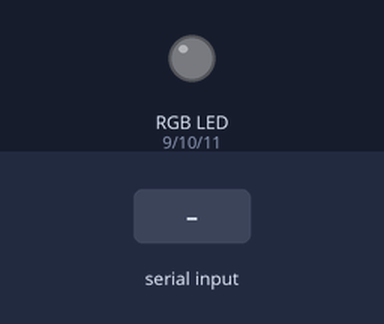
Simulated run of this sketch. Board: Arduino Uno, built with avr-gcc and run on an emulated ATmega328P. On the bench: an RGB LED mixed from three pins (HIGH = lit). The inputs (shaded band) are chosen by the test bench.

Above: at 1.2 s.
1.3 s: "r" received over Serial
At 1.9 s:
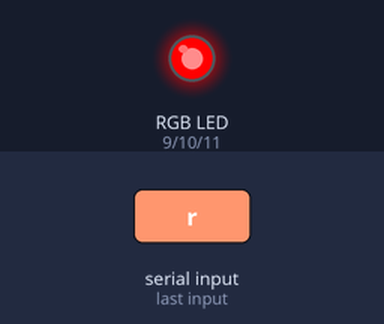
2.8 s: "g" received over Serial
At 4.0 s:
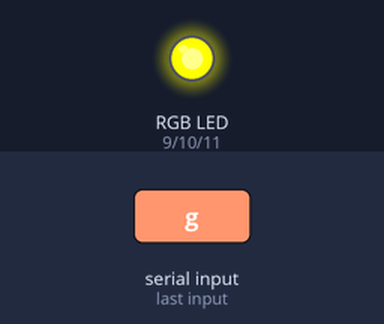
4.3 s: "b" received over Serial
At 5.3 s:
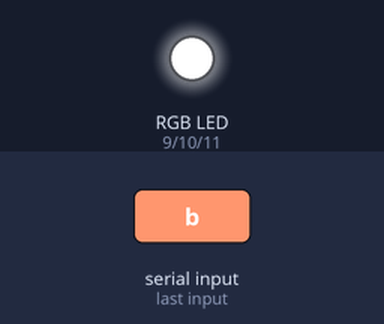
5.8 s: "r" received over Serial
At 6.5 s:
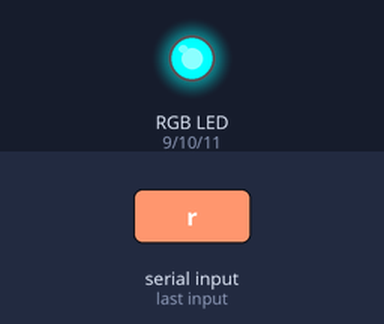
7.3 s: "g" received over Serial
At 7.6 s:
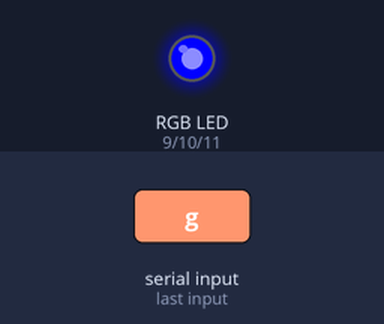
Timing chart, 0 to 9.8 s (numbered marks = the images above; inputs shaded):
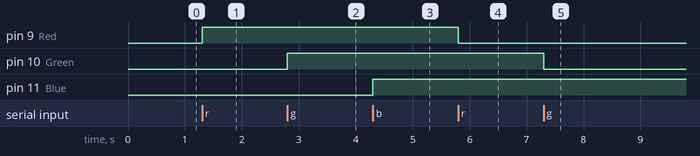

Measured:
- after the input at 1.3 s, pin 9 (Red): LOW → HIGH at once
- after the input at 2.8 s, pin 10 (Green): LOW → HIGH at once
- after the input at 4.3 s, pin 11 (Blue): LOW → HIGH at once
- after the input at 5.8 s, pin 9 (Red): HIGH → LOW at once
- after the input at 7.3 s, pin 10 (Green): HIGH → LOW at once

The sketch:

Serial_control_of_RGB_LED_on_or_off.ino
```cpp
//LED pins
const int Red = 9;
const int Green = 10;
const int Blue = 11;

//variables to store pin states.
int blueState = LOW;
int redState = LOW;
int greenState = LOW;

int incomingByte; // a variable to read incoming serial data into

void setup() {
// initialize serial communication:
Serial.begin(9600);
// initialize the LED pin as an output:
pinMode(Red, OUTPUT);
pinMode(Green, OUTPUT);
pinMode(Blue, OUTPUT);
}

void loop() {
// see if there's incoming serial data:
if (Serial.available() > 0) {

incomingByte = Serial.read();

//Parse serial data
if (incomingByte == 'r') {
if (redState == LOW) {
digitalWrite(Red, HIGH);
redState = HIGH;
}
else {
digitalWrite(Red, LOW);
redState = LOW;
}
}

if (incomingByte == 'g') {
if (greenState == LOW) {
digitalWrite(Green, HIGH);
greenState = HIGH;
}
else {
digitalWrite(Green, LOW);
greenState = LOW;
}
}

if (incomingByte == 'b') {
if (blueState == LOW) {
digitalWrite(Blue, HIGH);
blueState = HIGH;
}
else {
digitalWrite(Blue, LOW);
blueState = LOW;
}
}
}
}
```
